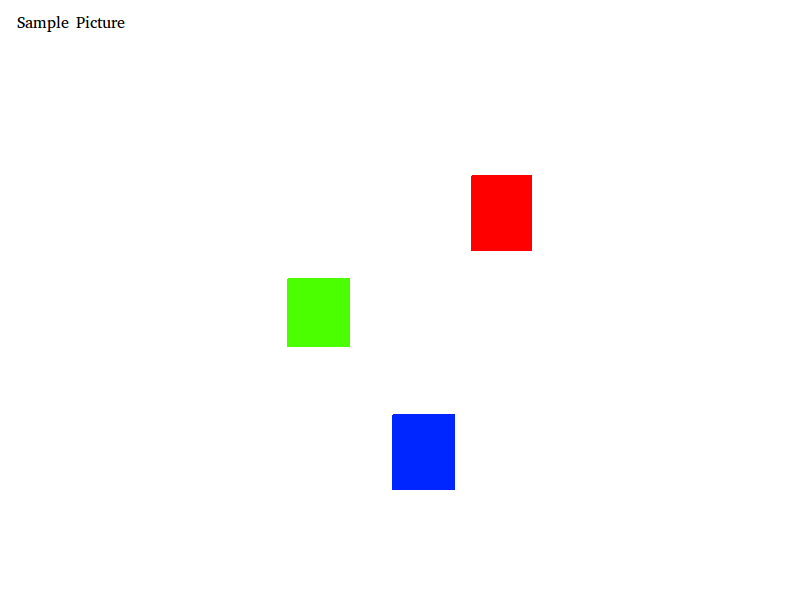
//> input picture Integration1/GL-CV/SamplePict.png, 800 x 600 px, given in place of the camera
$ ./b   (built with g++ and OpenCV 4)
//> lines starting //> are read from the running program, lines starting //| are printed output that depends on the picture; after the words box and inside, x2 and y2 are one past the last pixel; in counts of white or black regions, pixels touching at a corner belong together
#include <iostream>
#include <stdio.h>
#include "opencv2/highgui/highgui.hpp"
#include "opencv2/imgproc/imgproc.hpp"
#include <math.h>

using namespace cv;
using namespace std;

#define PI 3.14159265

// [22 lines of commented-out code are left out]

std::vector<cv::Point> CariRectangle(Mat imgThresholded) {
    int largest_area=0;
    int largest_contour_index=0;

    vector<vector<Point> > contours; // Vector for storing contour
    vector<Point> points;
    vector<Vec4i> hierarchy;

    cv::findContours(imgThresholded, contours, CV_RETR_LIST, CV_CHAIN_APPROX_NONE);

    // Find biggest blob
    for( int i = 0; i< contours.size(); i++ ) {// iterate through each contour.
        double a=contourArea( contours[i],false);  //  Find the area of contour
        if(a>largest_area){
            largest_area=a;
            largest_contour_index=i;                //Store the index of largest contour
        }
    }

	for (size_t j = 0; j < contours[largest_contour_index].size(); j++) {
		cv::Point p = contours[largest_contour_index][j];
		points.push_back(p);
	}
    return points;
}

typedef struct {
    int iLowH;
    int iHighH;
    int iLowS;
    int iHighS;
    int iLowV;
    int iHighV;
} batasTh;
bool servoSistemAktif = false;

int main( int argc, char** argv )
 {

    VideoCapture cap(0); //capture the video from web cam

    if ( !cap.isOpened() )  // if not success, exit program
    {
         cout << "Cannot open the web cam" << endl;
         return -1;
    }

    //namedWindow("Control", CV_WINDOW_AUTOSIZE); //create a window called "Control"

    batasTh merah = { 48,  93, 136, 255,  85, 255}; // Objek
    batasTh hijau= { 87, 122, 155, 255, 132, 255}; // End-effector
    batasTh jingga = {147, 195, 160, 255, 170, 255}; // Base

    Mat imgThrMerah, imgThrHijau, imgThrJinga;

    // [12 lines of commented-out code are left out]

    while (true) {
        Mat imgOriginal;

        bool bSuccess = cap.read(imgOriginal); // read a new frame from video
//> imgOriginal is the input picture: 600 rows x 800 cols, CV_8UC3; mean B, G, R 250, 250.2, 250.6
        //imgOriginal = imread("SamplePict2.png", CV_LOAD_IMAGE_COLOR);
        //bool bSuccess = imread("SamplePict.png", CV_LOAD_IMAGE_COLOR);

        if (!bSuccess) {
             cout << "Cannot read a frame from video stream" << endl;
             break;
        }
		// [5 lines of commented-out code are left out]

        Mat imgHSV;
        cvtColor(imgOriginal, imgHSV, COLOR_BGR2HSV); //Convert the captured frame from BGR to HSV
//> imgHSV: 600 rows x 800 cols, CV_8UC3; mean H, S, V 1.7, 7.5, 254.9
        //cout << "Here0" << endl;

        batasTh *aktif;
        aktif = &merah;
        inRange(imgHSV, Scalar(aktif->iLowH, aktif->iLowS, aktif->iLowV), Scalar(aktif->iHighH, aktif->iHighS, aktif->iHighV), imgThrMerah); //Threshold the image
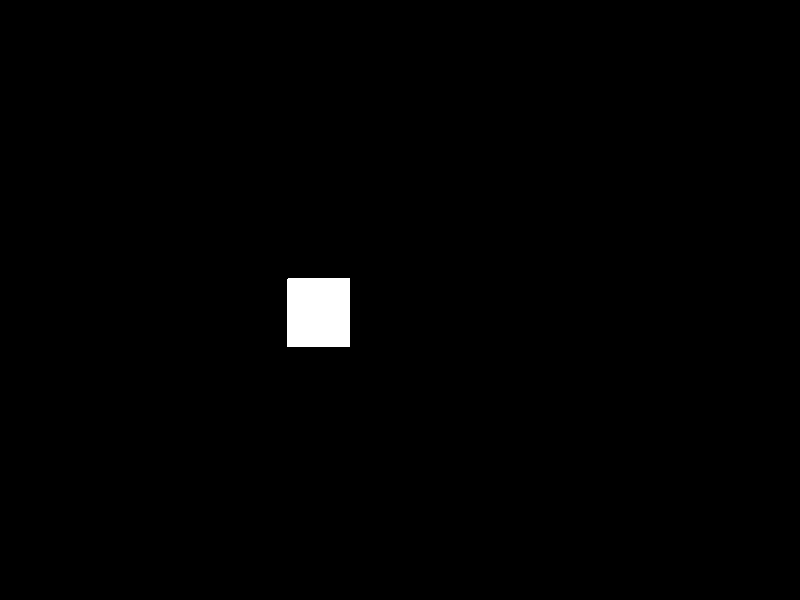
//> imgThrMerah: 600 rows x 800 cols, CV_8UC1; 0.91% white; 1 white region, box (x1, y1, x2, y2) and area: (287, 278, 350, 347) 4346
        aktif = &hijau;
        inRange(imgHSV, Scalar(aktif->iLowH, aktif->iLowS, aktif->iLowV), Scalar(aktif->iHighH, aktif->iHighS, aktif->iHighV), imgThrHijau); //Threshold the image
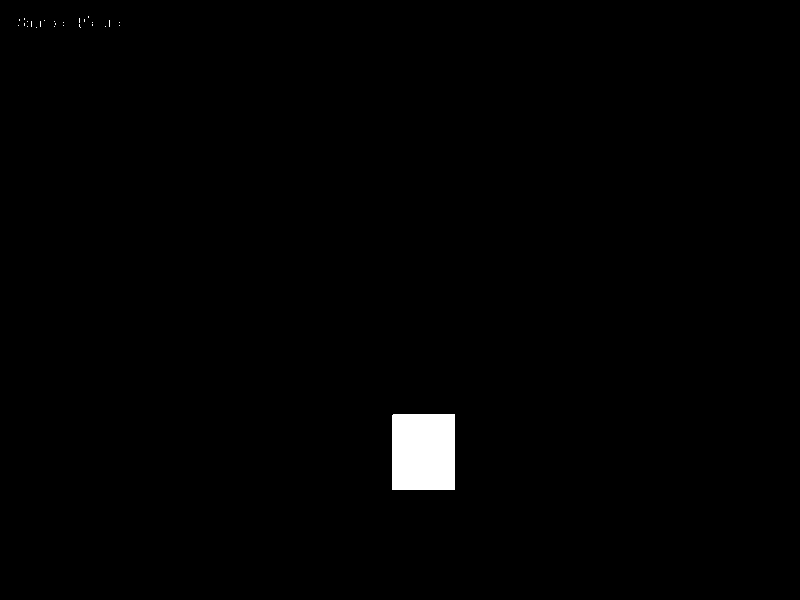
//> imgThrHijau: 600 rows x 800 cols, CV_8UC1; 1% white; 26 white regions (25 under 20 px), largest, box (x1, y1, x2, y2) and area: (392, 414, 455, 490) 4787
        aktif = &jingga;
        inRange(imgHSV, Scalar(aktif->iLowH, aktif->iLowS, aktif->iLowV), Scalar(aktif->iHighH, aktif->iHighS, aktif->iHighV), imgThrJinga); //Threshold the image
//> imgThrJinga: 600 rows x 800 cols, CV_8UC1; every value is 0

        imshow("Thresholded imgThrMerah", imgThrMerah); //show the thresholded image
        imshow("Thresholded imgThrHijau", imgThrHijau); //show the thresholded image
        imshow("Thresholded imgThrJinga", imgThrJinga); //show the thresholded image

        erode(imgThrMerah,  imgThrMerah, getStructuringElement(MORPH_ELLIPSE, Size(5, 5)) );
        dilate(imgThrMerah, imgThrMerah, getStructuringElement(MORPH_ELLIPSE, Size(5, 5)) );
        dilate(imgThrMerah, imgThrMerah, getStructuringElement(MORPH_ELLIPSE, Size(5, 5)) );
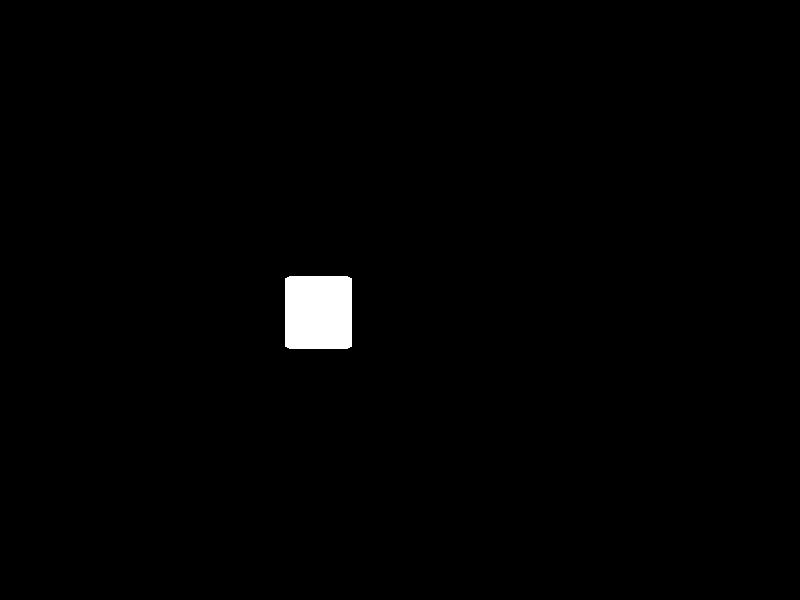
//> imgThrMerah: 600 rows x 800 cols, CV_8UC1; 1% white; 1 white region, box (x1, y1, x2, y2) and area: (285, 276, 352, 349) 4867
        erode(imgThrMerah,  imgThrMerah, getStructuringElement(MORPH_ELLIPSE, Size(5, 5)) );

        erode(imgThrHijau,  imgThrHijau, getStructuringElement(MORPH_ELLIPSE, Size(5, 5)) );
        dilate(imgThrHijau, imgThrHijau, getStructuringElement(MORPH_ELLIPSE, Size(5, 5)) );
        dilate(imgThrHijau, imgThrHijau, getStructuringElement(MORPH_ELLIPSE, Size(5, 5)) );
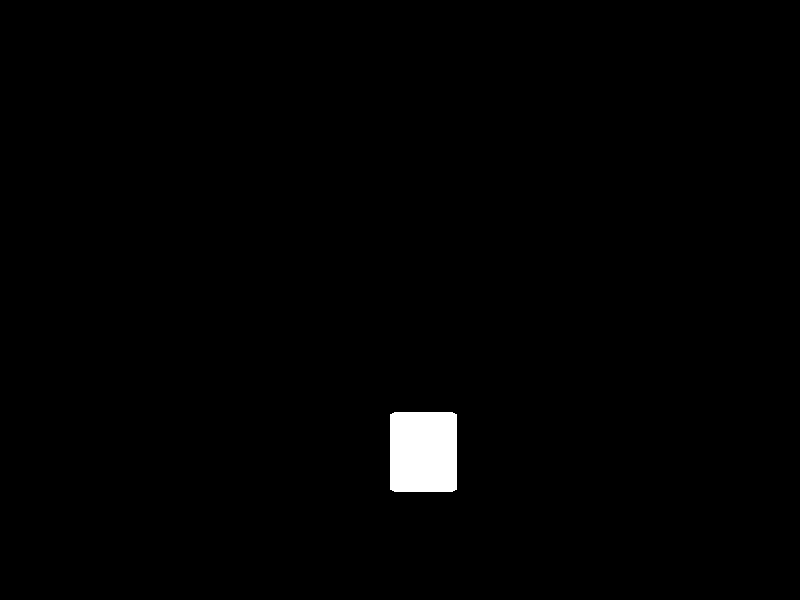
//> imgThrHijau: 600 rows x 800 cols, CV_8UC1; 1.1% white; 1 white region
        erode(imgThrHijau,  imgThrHijau, getStructuringElement(MORPH_ELLIPSE, Size(5, 5)) );

        erode(imgThrJinga,  imgThrJinga, getStructuringElement(MORPH_ELLIPSE, Size(5, 5)) );
        dilate(imgThrJinga, imgThrJinga, getStructuringElement(MORPH_ELLIPSE, Size(5, 5)) );
        dilate(imgThrJinga, imgThrJinga, getStructuringElement(MORPH_ELLIPSE, Size(5, 5)) );
        erode(imgThrJinga,  imgThrJinga, getStructuringElement(MORPH_ELLIPSE, Size(5, 5)) );
        //cout << "Here1" << endl;

        std::vector<cv::Point> pointMerah, pointHijau, pointJingga;
        //cout << "Here1.5" << endl; // error at 1.5 ~ 2
        // apabila tidak didapatkan objek, dapat menyebabkan error Sehmentation error, Core dumped

        pointMerah = CariRectangle(imgThrMerah);
//> in CariRectangle, `cv::findContours(imgThresholded, contours, CV_RETR_LIST, CV_CHAIN_APPR..`: contours = 1 contour; box (x1, y1, x2, y2) and area: (287, 278, 350, 347) 4210
//> the loop in CariRectangle, `for( int i = 0; i< contours.size(); i++ )` made 1 pass
//> (a, largest_area) on pass 1: (4210, 4210)
//> after the loop in CariRectangle, `for( int i = 0; i< contours.size(); i++ )`: largest_area = 4210; largest_contour_index = 0
//> the loop in CariRectangle, `for (size_t j = 0; j < contours[largest_contour_index].size(); j++)` made 256 passes
//> p on passes 1 to 3: Point(289, 278), Point(288, 279), Point(287, 279)
//> after the loop in CariRectangle, `for (size_t j = 0; j < contours[largest_contour_index].size(); j++)`: points = contour of 256 points, box (x1, y1, x2, y2) (287, 278, 350, 347), area 4210
//> pointMerah has the same summary as points in CariRectangle
        pointHijau = CariRectangle(imgThrHijau);
//> in CariRectangle (call 2), `cv::findContours(imgThresholded, contours, CV_RETR_LIST, CV_CHAIN_APPR..`: contours = 1 contour; box (x1, y1, x2, y2) and area: (392, 414, 455, 490) 4644
//> the loop in CariRectangle (call 2), `for( int i = 0; i< contours.size(); i++ )` made 1 pass
//> (a, largest_area) on pass 1: (4644, 4644)
//> the loop in CariRectangle (call 2), `for (size_t j = 0; j < contours[largest_contour_index].size(); j++)` made 270 passes
//> p on passes 1 to 3: Point(394, 414), Point(393, 415), Point(392, 415)
//> pointHijau = contour of 270 points, box (x1, y1, x2, y2) (392, 414, 455, 490), area 4644
        pointJingga = CariRectangle(imgThrJinga);
//> in CariRectangle (call 3), `cv::findContours(imgThresholded, contours, CV_RETR_LIST, CV_CHAIN_APPR..`: contours = 0 contours
//> (the run ends here: the program crashes, at `for (size_t j = 0; j < contours[largest_contour_index].size(); j++)`)
